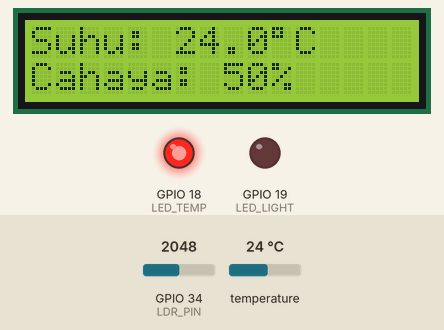
Bench run of a program on a simulated ESP32. Shown: 16×2 character LCD, output pins drawn as LEDs (lit = HIGH). The test bench sets the inputs (shaded band); at power-on: GPIO 34 (LDR_PIN) = 2048, temperature 24 °C. WiFi joins after 1.5 s; servers stay silent unless stated; what the program prints to the serial monitor is not drawn.

Above: at 8.3 s.
8.4 s: GPIO 34 (LDR_PIN) set to 1273
At 9.0 s:
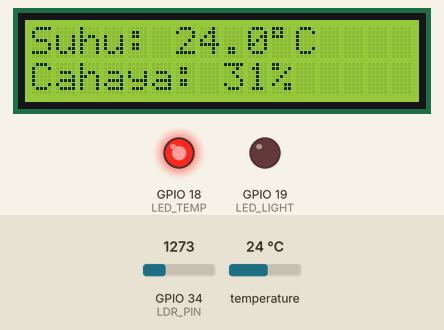
10.2 s: GPIO 34 (LDR_PIN) set to 1177
At 11.8 s:
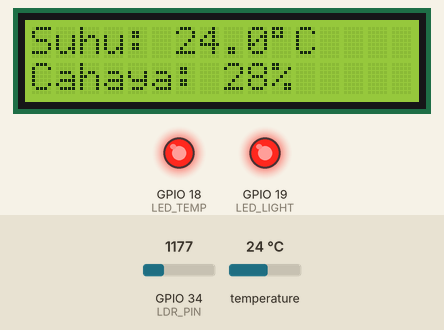
12.2 s: temperature set to 24.6 °C
At 13.4 s:
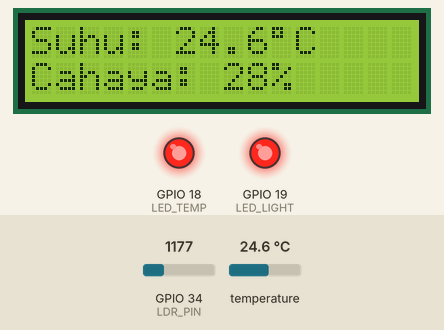
14.2 s: temperature set to 25.4 °C
At 15.9 s:
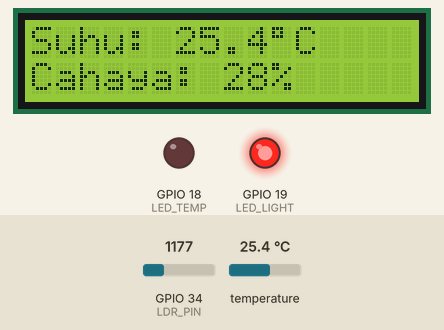
16.2 s: GPIO 34 (LDR_PIN) set to 2047
At 17.4 s:
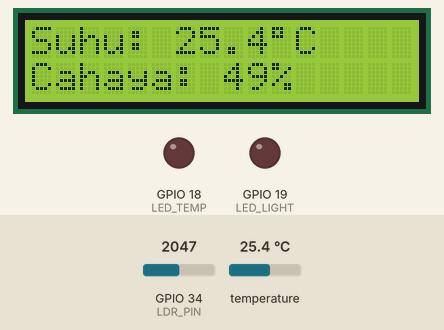
18.2 s: temperature set to 12 °C
At 19.0 s:
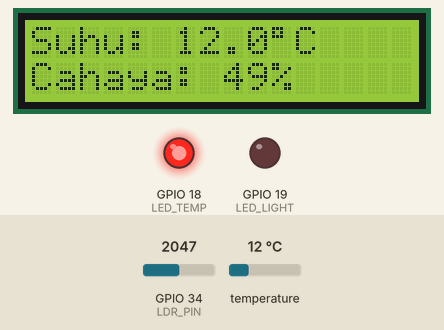
Timing chart, 0 to 21.2 s (numbered marks = the images above; inputs shaded):
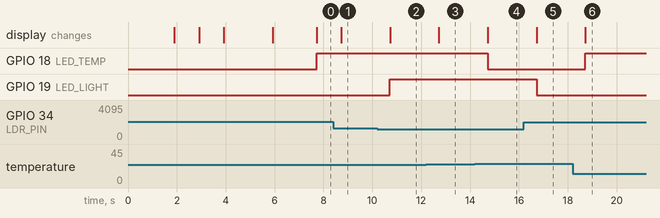

Measured:
- the behaviour switches between 1229 and 1228 on GPIO 34 (LDR_PIN) (found by bisection; images 1 and 2)
- the behaviour switches between 24.9 and 25 °C on temperature (found by bisection; images 3 and 4)
- after the input at 8.4 s, the display: changes after 0.32 s (image 1)
- after the input at 10.2 s, GPIO 19 (LED_LIGHT): LOW → HIGH after 0.52 s; the display: changes after 0.53 s (image 2)
- after the input at 12.2 s, the display: changes after 0.53 s (image 3)
- after the input at 14.2 s, GPIO 18 (LED_TEMP): HIGH → LOW after 0.52 s; the display: changes after 0.52 s (image 4)
- after the input at 16.2 s, GPIO 19 (LED_LIGHT): HIGH → LOW after 0.52 s; the display: changes after 0.52 s (image 5)
- after the input at 18.2 s, GPIO 18 (LED_TEMP): LOW → HIGH after 0.52 s; the display: changes after 0.52 s (image 6)

The program:

main.cpp
```cpp
#define BLYNK_PRINT Serial

#define BLYNK_TEMPLATE_ID "TMPL6effcxvfN"
#define BLYNK_TEMPLATE_NAME "AquariumMonitoringSystem"
#define BLYNK_AUTH_TOKEN "1gQNBkK05gkTa-ohVKlFMKjxZUM3_FbA"

#include <WiFi.h>
#include <BlynkSimpleEsp32.h>
#include <OneWire.h>
#include <DallasTemperature.h>
#include <LiquidCrystal_I2C.h>

// ------------------- Blynk Config -------------------
char auth[] = BLYNK_AUTH_TOKEN;
char ssid[] = "Wokwi-GUEST";
char pass[] = "";

BlynkTimer timer;

// ------------------- Pin Setup -------------------
#define ONE_WIRE_BUS 15
#define LDR_PIN 34
#define LED_TEMP 18
#define LED_LIGHT 19

// ------------------- Sensor & LCD Setup -------------------
OneWire oneWire(ONE_WIRE_BUS);
DallasTemperature sensors(&oneWire);
LiquidCrystal_I2C lcd(0x27, 16, 2);

// ------------------- Kirim & Tampilkan Data -------------------
void sendSensorData() {
  sensors.requestTemperatures();
  float suhu = sensors.getTempCByIndex(0);
  int ldrValue = analogRead(LDR_PIN);
  float intensitas = map(ldrValue, 0, 4095, 0, 100);

  // Kirim ke Blynk
  Blynk.virtualWrite(V0, suhu);
  Blynk.virtualWrite(V1, intensitas);

  // Tampilkan ke LCD
  lcd.setCursor(0, 0);
  lcd.print("Suhu: ");
  lcd.print(suhu, 1);
  lcd.print((char)223);
  lcd.print("C   ");

  lcd.setCursor(0, 1);
  lcd.print("Cahaya: ");
  lcd.print(intensitas, 0);
  lcd.print("%    ");

  // Kontrol LED otomatis
  digitalWrite(LED_TEMP, suhu < 25.0 ? HIGH : LOW);
  digitalWrite(LED_LIGHT, intensitas < 30.0 ? HIGH : LOW);

  // ------------------ Notifikasi Terminal ------------------
  if (suhu < 25.0) {
    Serial.println("⚠️  Suhu terlalu rendah! Aktifkan pemanas.");
  }

  if (intensitas < 30.0) {
    Serial.println("⚠️  Intensitas cahaya rendah! Nyalakan lampu aquarium.");
  }

  // Tambahan informasi ke terminal
  Serial.print("Suhu: ");
  Serial.print(suhu, 1);
  Serial.print(" C | Intensitas: ");
  Serial.print(intensitas, 0);
  Serial.println(" %");
}

// ------------------- Setup -------------------
void setup() {
  Serial.begin(115200);

  Blynk.begin(auth, ssid, pass);

  sensors.begin();
  lcd.init();
  lcd.backlight();

  pinMode(LED_TEMP, OUTPUT);
  pinMode(LED_LIGHT, OUTPUT);

  lcd.setCursor(1, 0);
  lcd.print("Smart Aquarium");
  delay(1000);
  lcd.clear();

  lcd.setCursor(2, 0);
  lcd.print("IoT- Project");
  delay(1000);
  lcd.clear();

  lcd.setCursor(3, 0);
  lcd.print("Kelompok 7");
  delay(2000);
  lcd.clear();

  timer.setInterval(1000L, sendSensorData);
}

// ------------------- Loop -------------------
void loop() {
  Blynk.run();
  timer.run();
}
```
